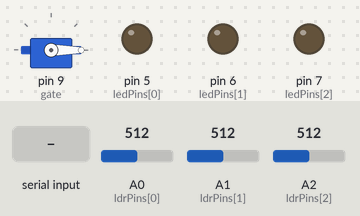
Bench run of a sketch on a simulated Arduino Uno, built with avr-gcc and run on an emulated ATmega328P. Parts: servo, output pins drawn as LEDs (lit = HIGH). The inputs (shaded band) are chosen by the test bench; at power-on: A0 (ldrPins[0]) = 512, A1 (ldrPins[1]) = 512, A2 (ldrPins[2]) = 512. What the sketch prints to the serial monitor is not drawn.

Above: at 1.3 s.
1.4 s: "EMPTY:1\n" received over Serial
At 3.2 s:
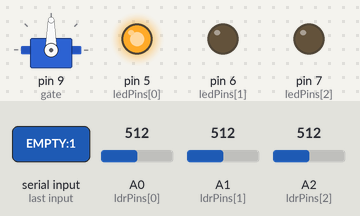
3.5 s: "EMPTY:2\n" received over Serial
At 4.6 s:
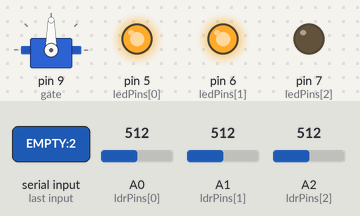
5.6 s: "EMPTY:3\n" received over Serial
At 7.6 s:
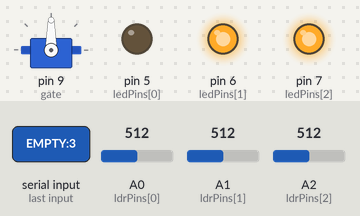
8.6 s: "1" received over Serial
At 10.0 s:
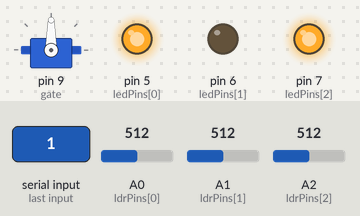
11.6 s: "2" received over Serial
At 14.7 s:
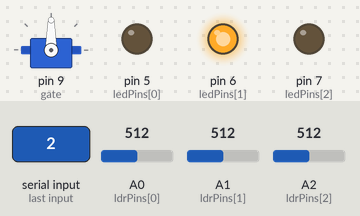
Timing chart, 0 to 18.2 s (numbered marks = the images above; inputs shaded):
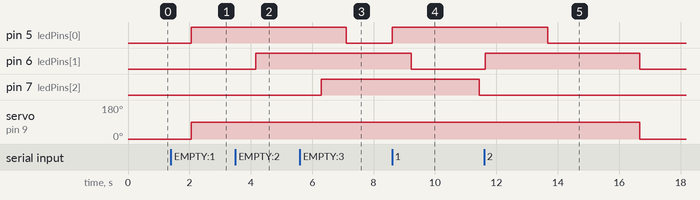

Measured:
- after the input at 1.4 s, pin 5 (ledPins[0]): LOW → HIGH after 0.65 s; servo on pin 9 (gate): 0° → 90° after 0.65 s
- after the input at 3.5 s, pin 6 (ledPins[1]): LOW → HIGH after 0.67 s
- after the input at 5.6 s, pin 7 (ledPins[2]): LOW → HIGH after 0.69 s
- after the input at 8.6 s, pin 5 (ledPins[0]): LOW → HIGH at once; servo on pin 9 (gate): stays 90° (without the input it goes to 0° after 2.8 s)
- after the input at 11.6 s, pin 6 (ledPins[1]): LOW → HIGH at once, → LOW 5.0 s later; servo on pin 9 (gate): 90° → 0° after 5.1 s instead of 2.0 s

The sketch:

smartpark_arduino_FIXED_v4.ino
```cpp
// ============================================================
//  SmartPark Pro — Arduino Controller v4 (Multi-Slot LDR Fix)
//
//  ROOT CAUSE FIX:
//    v3 used a single `activeSlot` integer. Each new car booking
//    overwrote it, so only the LAST booked slot was ever monitored
//    by the LDR. When that slot's car left, activeSlot became -1
//    and slots 1 & 2 were NEVER detected as empty.
//
//  FIX: All slot state is now stored in per-slot ARRAYS so every
//    occupied slot is independently monitored at the same time.
// ============================================================

#include <Servo.h>

Servo gate;

// ── Pin assignments ──────────────────────────────────────────
const int ldrPins[] = {A0, A1, A2};
const int ledPins[] = {5,  6,  7};
const int NUM_SLOTS = 3;

// ── LDR threshold ─────────────────────────────────────────────
const int LDR_THRESHOLD = 500;

// ── Per-slot state arrays (THE FIX) ──────────────────────────
//    Every variable that was previously a single value is now
//    an array so all slots are tracked independently.

bool          slotActive[NUM_SLOTS];          // is this slot currently booked?
bool          inEntryWindow[NUM_SLOTS];       // waiting for car to finish parking
unsigned long entryWindowStart[NUM_SLOTS];
const unsigned long ENTRY_WINDOW_DURATION = 7000UL;

bool          lastOccupied[NUM_SLOTS];        // LDR state from previous loop

bool          emptyDetected[NUM_SLOTS];       // light first seen but not confirmed yet
unsigned long emptyDetectedAt[NUM_SLOTS];
const unsigned long EMPTY_STABLE_TIME = 300UL;

int           emptyRetryCount[NUM_SLOTS];     // how many EMPTY signals sent so far
unsigned long lastEmptyRetrySent[NUM_SLOTS];
const int           EMPTY_RETRY_MAX      = 3;
const unsigned long EMPTY_RETRY_INTERVAL = 500UL;

// ── LED timer (per slot) ──────────────────────────────────────
bool          ledTimerActive[NUM_SLOTS];
unsigned long ledTimerStart[NUM_SLOTS];
const unsigned long ENTRY_LED_DURATION = 5000UL;

// ── Gate timer (shared — only one gate) ──────────────────────
bool          gateOpen     = false;
unsigned long gateOpenedAt = 0;
const unsigned long GATE_OPEN_DURATION = 5000UL;

// ── Debug print interval ──────────────────────────────────────
unsigned long lastDebugPrint = 0;
const unsigned long DEBUG_INTERVAL = 2000UL;

// ============================================================
void setup() {
  Serial.begin(9600);

  gate.attach(9);
  gate.write(0);

  for (int i = 0; i < NUM_SLOTS; i++) {
    pinMode(ledPins[i], OUTPUT);
    digitalWrite(ledPins[i], LOW);

    // ── Initialise all per-slot arrays ──
    slotActive[i]        = false;
    inEntryWindow[i]     = false;
    entryWindowStart[i]  = 0;
    lastOccupied[i]      = (analogRead(ldrPins[i]) < LDR_THRESHOLD);
    emptyDetected[i]     = false;
    emptyDetectedAt[i]   = 0;
    emptyRetryCount[i]   = 0;
    lastEmptyRetrySent[i]= 0;
    ledTimerActive[i]    = false;
    ledTimerStart[i]     = 0;
  }

  Serial.println("[BOOT] SmartPark Pro v4 (Multi-Slot Fix) ready.");
  Serial.println("[BOOT] LDR values at startup:");
  for (int i = 0; i < NUM_SLOTS; i++) {
    int val = analogRead(ldrPins[i]);
    Serial.print("  Slot "); Serial.print(i + 1);
    Serial.print(" -> LDR: "); Serial.print(val);
    Serial.println(lastOccupied[i] ? " -> OCCUPIED" : " -> EMPTY");
  }
  Serial.println("[BOOT] Waiting for Python signal...");
}

// ============================================================
void loop() {
  unsigned long now = millis();

  // ----------------------------------------------------------
  // 1. Receive slot digit from Python ('1', '2', or '3')
  //    Activates THAT slot's monitoring — does NOT touch others
  // ----------------------------------------------------------
  if (Serial.available() > 0) {
    char signal = Serial.read();
    if (signal >= '1' && signal <= '3') {
      int idx = signal - '1';   // '1'->0, '2'->1, '3'->2

      // Open gate (shared)
      gate.write(90);
      gateOpen     = true;
      gateOpenedAt = now;

      // Activate THIS slot's LED
      digitalWrite(ledPins[idx], HIGH);
      ledTimerActive[idx] = true;
      ledTimerStart[idx]  = now;

      // Activate THIS slot's monitoring
      slotActive[idx]          = true;
      inEntryWindow[idx]       = true;
      entryWindowStart[idx]    = now;

      // Reset empty-detection state for THIS slot
      emptyDetected[idx]      = false;
      emptyRetryCount[idx]    = 0;
      lastEmptyRetrySent[idx] = 0;

      // Mark as occupied immediately
      lastOccupied[idx] = true;

      Serial.print("[ENTRY] Gate OPEN + LED");
      Serial.print(idx + 1);
      Serial.print(" ON — now monitoring Slot ");
      Serial.println(idx + 1);

      // Show all currently active slots
      Serial.print("[INFO] Active slots: ");
      for (int i = 0; i < NUM_SLOTS; i++) {
        if (slotActive[i]) { Serial.print(i + 1); Serial.print(" "); }
      }
      Serial.println();
    }
  }

  // ----------------------------------------------------------
  // 2. Close gate after 5 seconds
  // ----------------------------------------------------------
  if (gateOpen && (now - gateOpenedAt >= GATE_OPEN_DURATION)) {
    gate.write(0);
    gateOpen = false;
    Serial.println("[GATE] Closed.");
  }

  // ----------------------------------------------------------
  // 3. Turn off entry LEDs after 5 seconds
  // ----------------------------------------------------------
  for (int i = 0; i < NUM_SLOTS; i++) {
    if (ledTimerActive[i] && (now - ledTimerStart[i] >= ENTRY_LED_DURATION)) {
      digitalWrite(ledPins[i], LOW);
      ledTimerActive[i] = false;
      Serial.print("[LED] OFF -> Slot "); Serial.println(i + 1);
    }
  }

  // ----------------------------------------------------------
  // 4. Entry window expiry — per slot
  //    KEY FIX: After the entry window, READ the LDR.
  //    If no car is actually blocking it (slot is light/empty),
  //    CANCEL monitoring entirely. This prevents a torch or
  //    ambient light from falsely triggering an EMPTY signal
  //    when the car never physically arrived in the slot.
  // ----------------------------------------------------------
  for (int i = 0; i < NUM_SLOTS; i++) {
    if (inEntryWindow[i] && (now - entryWindowStart[i] >= ENTRY_WINDOW_DURATION)) {
      inEntryWindow[i] = false;

      int  val        = analogRead(ldrPins[i]);
      bool carPresent = (val < LDR_THRESHOLD);

      Serial.print("[LDR] Entry window done for Slot "); Serial.print(i + 1);
      Serial.print(" | LDR="); Serial.print(val);

      if (carPresent) {
        // Car IS in the slot — start watching for departure
        lastOccupied[i] = true;
        Serial.println(" -> OCCUPIED. Monitoring for departure.");
      } else {
        // No car in slot — gate opened but car never parked
        // (false OCR, car went elsewhere, or booking without car)
        // Cancel monitoring so torch/light cannot delete the booking
        slotActive[i]      = false;
        emptyDetected[i]   = false;
        emptyRetryCount[i] = 0;
        Serial.println(" -> NO CAR DETECTED. Monitoring cancelled.");
        Serial.print("[WARN] Slot "); Serial.print(i + 1);
        Serial.println(" booking kept — car did not park. Gate may have opened falsely.");
      }
    }
  }

  // ----------------------------------------------------------
  // 5. LDR monitoring — ALL active slots simultaneously (THE FIX)
  //    Previously only checked the single `activeSlot`.
  //    Now loops over all slots independently.
  // ----------------------------------------------------------
  for (int i = 0; i < NUM_SLOTS; i++) {
    // Skip if slot not booked or still in entry window
    if (!slotActive[i] || inEntryWindow[i]) continue;

    int  ldrValue   = analogRead(ldrPins[i]);
    bool isOccupied = (ldrValue < LDR_THRESHOLD);

    // Stage A: First time light is seen → start stability timer
    if (!isOccupied && lastOccupied[i] && !emptyDetected[i]) {
      emptyDetected[i]   = true;
      emptyDetectedAt[i] = now;
      Serial.print("[LDR] Slot "); Serial.print(i + 1);
      Serial.print(" light detected (LDR="); Serial.print(ldrValue);
      Serial.println(") — confirming in 300ms...");
    }

    // If car came back before stable time → cancel detection
    if (emptyDetected[i] && isOccupied) {
      emptyDetected[i]    = false;
      emptyRetryCount[i]  = 0;
      Serial.print("[LDR] Slot "); Serial.print(i + 1);
      Serial.println(" false trigger — car still present.");
    }

    // Stage B: Light stable for 300ms → send EMPTY with retries
    if (emptyDetected[i] && (now - emptyDetectedAt[i] >= EMPTY_STABLE_TIME)) {
      if (emptyRetryCount[i] < EMPTY_RETRY_MAX) {
        if (emptyRetryCount[i] == 0 ||
            (now - lastEmptyRetrySent[i] >= EMPTY_RETRY_INTERVAL)) {

          Serial.print("EMPTY:");
          Serial.println(i + 1);          // sends "EMPTY:1", "EMPTY:2", or "EMPTY:3"

          Serial.print("[LDR] EMPTY sent (");
          Serial.print(emptyRetryCount[i] + 1);
          Serial.print("/"); Serial.print(EMPTY_RETRY_MAX);
          Serial.print(") — Slot "); Serial.print(i + 1);
          Serial.print(" LDR: "); Serial.println(ldrValue);

          emptyRetryCount[i]++;
          lastEmptyRetrySent[i] = now;
        }
      } else {
        // All retries sent → deactivate THIS slot only
        Serial.print("[LDR] All retries done. Slot ");
        Serial.print(i + 1);
        Serial.println(" monitoring OFF.");

        slotActive[i]       = false;
        emptyDetected[i]    = false;
        emptyRetryCount[i]  = 0;

        // Show remaining active slots
        Serial.print("[INFO] Still monitoring slots: ");
        bool anyActive = false;
        for (int j = 0; j < NUM_SLOTS; j++) {
          if (slotActive[j]) { Serial.print(j + 1); Serial.print(" "); anyActive = true; }
        }
        if (!anyActive) Serial.print("none");
        Serial.println();
      }
    }

    // Update lastOccupied for next loop
    lastOccupied[i] = isOccupied;
  }

  // ----------------------------------------------------------
  // 6. Debug — print active slot LDR values every 2 seconds
  // ----------------------------------------------------------
  if (now - lastDebugPrint >= DEBUG_INTERVAL) {
    lastDebugPrint = now;
    bool anyActive = false;
    for (int i = 0; i < NUM_SLOTS; i++) {
      if (slotActive[i] && !inEntryWindow[i]) {
        int val = analogRead(ldrPins[i]);
        Serial.print("[DEBUG] Slot "); Serial.print(i + 1);
        Serial.print(" LDR="); Serial.print(val);
        Serial.println(val < LDR_THRESHOLD ? " OCCUPIED" : " EMPTY/LIGHT");
        anyActive = true;
      }
    }
    // Uncomment below if you want a heartbeat even when no slots are active:
    // if (!anyActive) Serial.println("[DEBUG] No slots active.");
  }

  delay(100);
}
```
